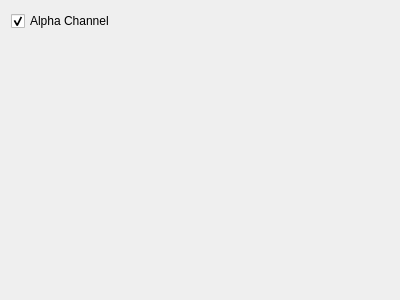
<?xml version="1.0" encoding="UTF-8"?>
<ui version="4.0">
 <class>PaintField::PngExportForm</class>
 <widget class="QWidget" name="PaintField::PngExportForm">
  <property name="geometry">
   <rect>
    <x>0</x>
    <y>0</y>
    <width>400</width>
    <height>300</height>
   </rect>
  </property>
  <property name="windowTitle">
   <string>Form</string>
  </property>
  <layout class="QFormLayout" name="formLayout">
   <item row="0" column="0">
    <widget class="QCheckBox" name="alphaCheckBox">
     <property name="text">
      <string>Alpha Channel</string>
     </property>
     <property name="checked">
      <bool>true</bool>
     </property>
    </widget>
   </item>
  </layout>
 </widget>
 <resources/>
 <connections/>
</ui>
